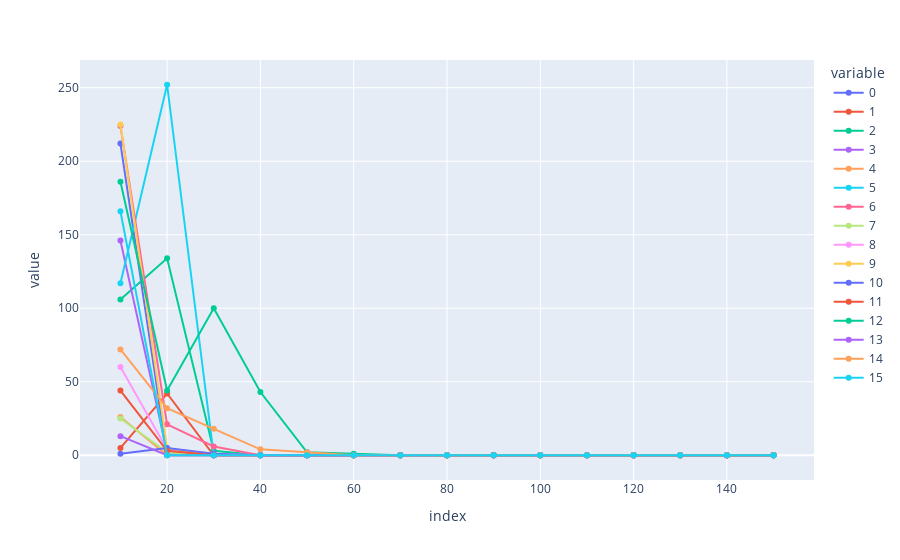

Here is the notebook cell this chart was saved with:
### Code cell
fig = px.line(pge_frame, markers=True)
fig.show()

### Figure 1 — Plotly figure (JSON) as saved in the notebook; plotly's stock layout.template omitted (floating-point values rounded to 4 significant figures)
{"data": [{"hovertemplate": "variable=0<br>index=%{x}<br>value=%{y}<extra></extra>", "legendgroup": "0", "line": {"color": "#636efa", "dash": "solid"}, "marker": {"symbol": "circle"}, "mode": "lines+markers", "name": "0", "orientation": "v", "showlegend": true, "type": "scatter", "x": [10, 20, 30, 40, 50, 60, 70, 80, 90, 100, 110, 120, 130, 140, 150], "xaxis": "x", "y": [212.0, 0.0, 0.0, 0.0, 0.0, 0.0, 0.0, 0.0, 0.0, 0.0, 0.0, 0.0, 0.0, 0.0, 0.0], "yaxis": "y"}, {"hovertemplate": "variable=1<br>index=%{x}<br>value=%{y}<extra></extra>", "legendgroup": "1", "line": {"color": "#EF553B", "dash": "solid"}, "marker": {"symbol": "circle"}, "mode": "lines+markers", "name": "1", "orientation": "v", "showlegend": true, "type": "scatter", "x": [10, 20, 30, 40, 50, 60, 70, 80, 90, 100, 110, 120, 130, 140, 150], "xaxis": "x", "y": [5.0, 42.0, 0.0, 0.0, 0.0, 0.0, 0.0, 0.0, 0.0, 0.0, 0.0, 0.0, 0.0, 0.0, 0.0], "yaxis": "y"}, {"hovertemplate": "variable=2<br>index=%{x}<br>value=%{y}<extra></extra>", "legendgroup": "2", "line": {"color": "#00cc96", "dash": "solid"}, "marker": {"symbol": "circle"}, "mode": "lines+markers", "name": "2", "orientation": "v", "showlegend": true, "type": "scatter", "x": [10, 20, 30, 40, 50, 60, 70, 80, 90, 100, 110, 120, 130, 140, 150], "xaxis": "x", "y": [106.0, 134.0, 3.0, 0.0, 0.0, 0.0, 0.0, 0.0, 0.0, 0.0, 0.0, 0.0, 0.0, 0.0, 0.0], "yaxis": "y"}, {"hovertemplate": "variable=3<br>index=%{x}<br>value=%{y}<extra></extra>", "legendgroup": "3", "line": {"color": "#ab63fa", "dash": "solid"}, "marker": {"symbol": "circle"}, "mode": "lines+markers", "name": "3", "orientation": "v", "showlegend": true, "type": "scatter", "x": [10, 20, 30, 40, 50, 60, 70, 80, 90, 100, 110, 120, 130, 140, 150], "xaxis": "x", "y": [146.0, 2.0, 0.0, 0.0, 0.0, 0.0, 0.0, 0.0, 0.0, 0.0, 0.0, 0.0, 0.0, 0.0, 0.0], "yaxis": "y"}, {"hovertemplate": "variable=4<br>index=%{x}<br>value=%{y}<extra></extra>", "legendgroup": "4", "line": {"color": "#FFA15A", "dash": "solid"}, "marker": {"symbol": "circle"}, "mode": "lines+markers", "name": "4", "orientation": "v", "showlegend": true, "type": "scatter", "x": [10, 20, 30, 40, 50, 60, 70, 80, 90, 100, 110, 120, 130, 140, 150], "xaxis": "x", "y": [26.0, 0.0, 0.0, 0.0, 0.0, 0.0, 0.0, 0.0, 0.0, 0.0, 0.0, 0.0, 0.0, 0.0, 0.0], "yaxis": "y"}, {"hovertemplate": "variable=5<br>index=%{x}<br>value=%{y}<extra></extra>", "legendgroup": "5", "line": {"color": "#19d3f3", "dash": "solid"}, "marker": {"symbol": "circle"}, "mode": "lines+markers", "name": "5", "orientation": "v", "showlegend": true, "type": "scatter", "x": [10, 20, 30, 40, 50, 60, 70, 80, 90, 100, 110, 120, 130, 140, 150], "xaxis": "x", "y": [117.0, 252.0, 0.0, 0.0, 0.0, 0.0, 0.0, 0.0, 0.0, 0.0, 0.0, 0.0, 0.0, 0.0, 0.0], "yaxis": "y"}, {"hovertemplate": "variable=6<br>index=%{x}<br>value=%{y}<extra></extra>", "legendgroup": "6", "line": {"color": "#FF6692", "dash": "solid"}, "marker": {"symbol": "circle"}, "mode": "lines+markers", "name": "6", "orientation": "v", "showlegend": true, "type": "scatter", "x": [10, 20, 30, 40, 50, 60, 70, 80, 90, 100, 110, 120, 130, 140, 150], "xaxis": "x", "y": [224.0, 21.0, 6.0, 0.0, 0.0, 0.0, 0.0, 0.0, 0.0, 0.0, 0.0, 0.0, 0.0, 0.0, 0.0], "yaxis": "y"}, {"hovertemplate": "variable=7<br>index=%{x}<br>value=%{y}<extra></extra>", "legendgroup": "7", "line": {"color": "#B6E880", "dash": "solid"}, "marker": {"symbol": "circle"}, "mode": "lines+markers", "name": "7", "orientation": "v", "showlegend": true, "type": "scatter", "x": [10, 20, 30, 40, 50, 60, 70, 80, 90, 100, 110, 120, 130, 140, 150], "xaxis": "x", "y": [25.0, 2.0, 0.0, 0.0, 0.0, 0.0, 0.0, 0.0, 0.0, 0.0, 0.0, 0.0, 0.0, 0.0, 0.0], "yaxis": "y"}, {"hovertemplate": "variable=8<br>index=%{x}<br>value=%{y}<extra></extra>", "legendgroup": "8", "line": {"color": "#FF97FF", "dash": "solid"}, "marker": {"symbol": "circle"}, "mode": "lines+markers", "name": "8", "orientation": "v", "showlegend": true, "type": "scatter", "x": [10, 20, 30, 40, 50, 60, 70, 80, 90, 100, 110, 120, 130, 140, 150], "xaxis": "x", "y": [60.0, 4.0, 1.0, 0.0, 0.0, 0.0, 0.0, 0.0, 0.0, 0.0, 0.0, 0.0, 0.0, 0.0, 0.0], "yaxis": "y"}, {"hovertemplate": "variable=9<br>index=%{x}<br>value=%{y}<extra></extra>", "legendgroup": "9", "line": {"color": "#FECB52", "dash": "solid"}, "marker": {"symbol": "circle"}, "mode": "lines+markers", "name": "9", "orientation": "v", "showlegend": true, "type": "scatter", "x": [10, 20, 30, 40, 50, 60, 70, 80, 90, 100, 110, 120, 130, 140, 150], "xaxis": "x", "y": [225.0, 5.0, 0.0, 0.0, 0.0, 0.0, 0.0, 0.0, 0.0, 0.0, 0.0, 0.0, 0.0, 0.0, 0.0], "yaxis": "y"}, {"hovertemplate": "variable=10<br>index=%{x}<br>value=%{y}<extra></extra>", "legendgroup": "10", "line": {"color": "#636efa", "dash": "solid"}, "marker": {"symbol": "circle"}, "mode": "lines+markers", "name": "10", "orientation": "v", "showlegend": true, "type": "scatter", "x": [10, 20, 30, 40, 50, 60, 70, 80, 90, 100, 110, 120, 130, 140, 150], "xaxis": "x", "y": [1.0, 5.0, 1.0, 0.0, 0.0, 0.0, 0.0, 0.0, 0.0, 0.0, 0.0, 0.0, 0.0, 0.0, 0.0], "yaxis": "y"}, {"hovertemplate": "variable=11<br>index=%{x}<br>value=%{y}<extra></extra>", "legendgroup": "11", "line": {"color": "#EF553B", "dash": "solid"}, "marker": {"symbol": "circle"}, "mode": "lines+markers", "name": "11", "orientation": "v", "showlegend": true, "type": "scatter", "x": [10, 20, 30, 40, 50, 60, 70, 80, 90, 100, 110, 120, 130, 140, 150], "xaxis": "x", "y": [44.0, 3.0, 0.0, 0.0, 0.0, 0.0, 0.0, 0.0, 0.0, 0.0, 0.0, 0.0, 0.0, 0.0, 0.0], "yaxis": "y"}, {"hovertemplate": "variable=12<br>index=%{x}<br>value=%{y}<extra></extra>", "legendgroup": "12", "line": {"color": "#00cc96", "dash": "solid"}, "marker": {"symbol": "circle"}, "mode": "lines+markers", "name": "12", "orientation": "v", "showlegend": true, "type": "scatter", "x": [10, 20, 30, 40, 50, 60, 70, 80, 90, 100, 110, 120, 130, 140, 150], "xaxis": "x", "y": [186.0, 44.0, 100.0, 43.0, 2.0, 1.0, 0.0, 0.0, 0.0, 0.0, 0.0, 0.0, 0.0, 0.0, 0.0], "yaxis": "y"}, {"hovertemplate": "variable=13<br>index=%{x}<br>value=%{y}<extra></extra>", "legendgroup": "13", "line": {"color": "#ab63fa", "dash": "solid"}, "marker": {"symbol": "circle"}, "mode": "lines+markers", "name": "13", "orientation": "v", "showlegend": true, "type": "scatter", "x": [10, 20, 30, 40, 50, 60, 70, 80, 90, 100, 110, 120, 130, 140, 150], "xaxis": "x", "y": [13.0, 0.0, 0.0, 0.0, 0.0, 0.0, 0.0, 0.0, 0.0, 0.0, 0.0, 0.0, 0.0, 0.0, 0.0], "yaxis": "y"}, {"hovertemplate": "variable=14<br>index=%{x}<br>value=%{y}<extra></extra>", "legendgroup": "14", "line": {"color": "#FFA15A", "dash": "solid"}, "marker": {"symbol": "circle"}, "mode": "lines+markers", "name": "14", "orientation": "v", "showlegend": true, "type": "scatter", "x": [10, 20, 30, 40, 50, 60, 70, 80, 90, 100, 110, 120, 130, 140, 150], "xaxis": "x", "y": [72.0, 32.0, 18.0, 4.0, 2.0, 0.0, 0.0, 0.0, 0.0, 0.0, 0.0, 0.0, 0.0, 0.0, 0.0], "yaxis": "y"}, {"hovertemplate": "variable=15<br>index=%{x}<br>value=%{y}<extra></extra>", "legendgroup": "15", "line": {"color": "#19d3f3", "dash": "solid"}, "marker": {"symbol": "circle"}, "mode": "lines+markers", "name": "15", "orientation": "v", "showlegend": true, "type": "scatter", "x": [10, 20, 30, 40, 50, 60, 70, 80, 90, 100, 110, 120, 130, 140, 150], "xaxis": "x", "y": [166.0, 0.0, 0.0, 0.0, 0.0, 0.0, 0.0, 0.0, 0.0, 0.0, 0.0, 0.0, 0.0, 0.0, 0.0], "yaxis": "y"}], "layout": {"legend": {"title": {"text": "variable"}, "tracegroupgap": 0}, "margin": {"t": 60}, "xaxis": {"anchor": "y", "domain": [0, 1], "title": {"text": "index"}}, "yaxis": {"anchor": "x", "domain": [0, 1], "title": {"text": "value"}}}}
